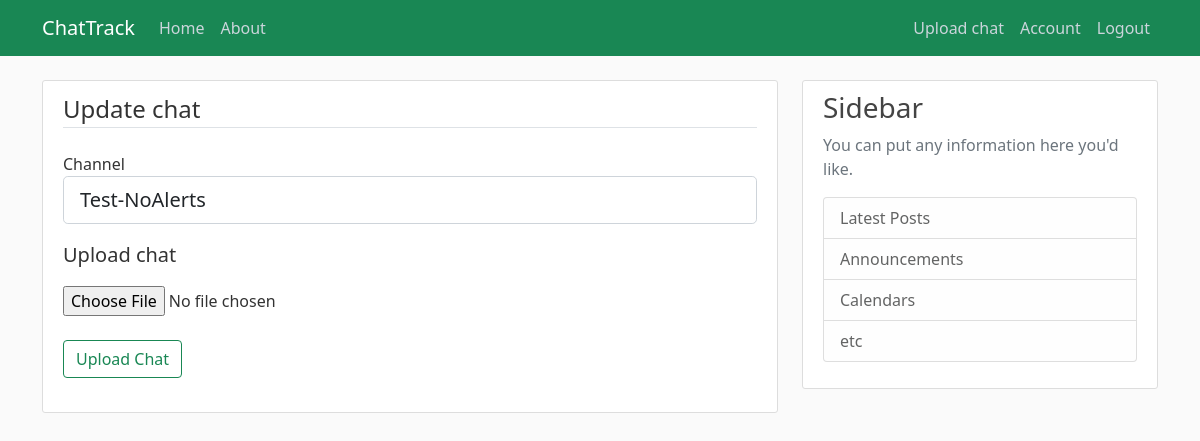
/chat/3/update (signed in), run on an earlier commit of the app's database.
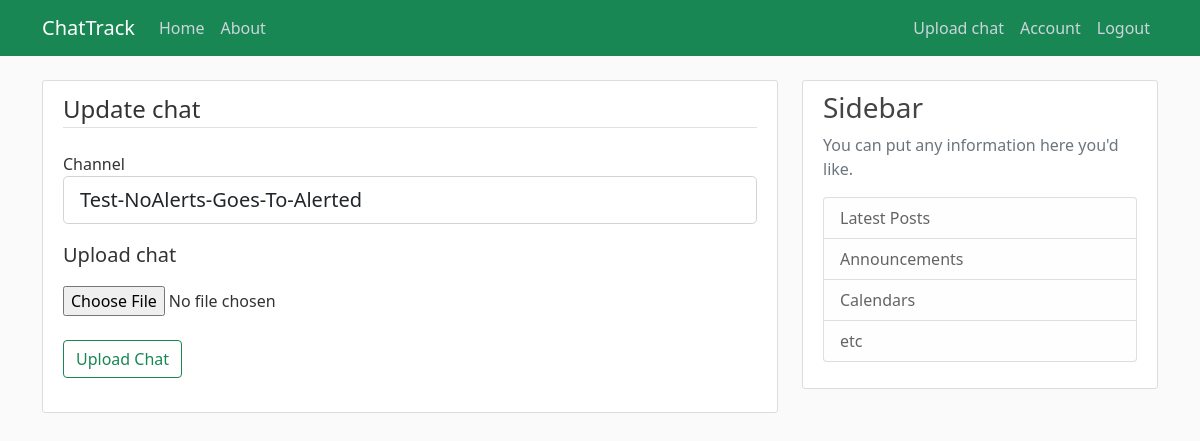
And on a later commit of the database.
### chattrack/models.py (models this page shows, shortened)
class Chat(db.Model):
    id = db.Column(db.Integer, primary_key=True)
    has_alerts = db.Column(db.Boolean, nullable=False, default=False)
    date_uploaded = db.Column(db.DateTime, nullable=False, default=datetime.utcnow)
    channel = db.Column(db.String(30), nullable=False)
    content = db.Column(db.Text, nullable=False)
    user_id = db.Column(db.Integer, db.ForeignKey('user.id'), nullable=False)

### chattrack/routes.py (the view)
@app.route("/chat/<int:chat_id>/update", methods=['GET', 'POST'])
@login_required
def update_chat(chat_id):
    chat = Chat.query.get_or_404(chat_id)
    if chat.owner != current_user:
        abort(403)
    form = ChatForm()
    if form.validate_on_submit():
        contents = str(form.content.data.read().decode('utf-8'))
        check_for_alert = find_similarities(contents, 'chattrack/models/inappropriate_behaviour.txt')
        chat.channel = form.channel.data
        chat.content = contents
        chat.has_alerts = check_for_alert
        db.session.commit()
        flash('Your chat has been updated!', 'success')
        return redirect(url_for('chat', chat_id = chat.id))
    elif request.method == 'GET':
        form.channel.data = chat.channel
    return render_template('upload_chat.html', title="Update post", legend="Update chat", form=form)

### chattrack/forms.py
class ChatForm(FlaskForm):
    channel = StringField('Channel', validators=[DataRequired()])
    content = FileField('Upload chat', validators=[FileRequired(), FileAllowed(['txt'])])
    submit_field = SubmitField('Upload Chat')

### chattrack/models.py (called while the page is built)
@login_manager.user_loader # get an id to keep session of the user
def load_user(user_id):
    return User.query.get(int(user_id))

### chattrack/templates/upload_chat.html (shortened to what this page needs)
{% extends "init_template.html" %}
{% block content %}
    <div class="content-section">
        <form method="POST" action="" enctype="multipart/form-data">
            <fieldset class="form-group">
                <legend class="border-bottom mb-4">{{ legend }}</legend>
                <div class="form-group">
                    {{ form.channel.label(class="form-control-label") }}
                    {% if form.channel.errors %}
                        {{ form.channel(class="form-control form-control-lg is-invalid") }}
                        <div class="invalid-feedback">
                            {% for error in form.channel.errors %}
                                <span>{{ error }}</span>
                            {% endfor %}
                        </div>
                    {% else %}
                        {{ form.channel(class="form-control form-control-lg") }}
                    {% endif %}
                </div>
                <div class="form-group">
                    <div class="blockquote text-left pt-3" >
                        {{ form.content.label() }}
                    </div>
                    <div>
                        {{ form.content(class="form-control-file") }}
                    </div>
                </div>
            </fieldset>
            <div class="form-group mt-4 mb-4">
                {{ form.submit_field(class="btn btn-outline-success") }}
            </div>
        </form>
    </div>
{% endblock content %}

What changed in the data, as far as the page shows it:
changed Chat: channel "Test-NoAlerts" → "Test-NoAlerts-Goes-To-Alerted"
